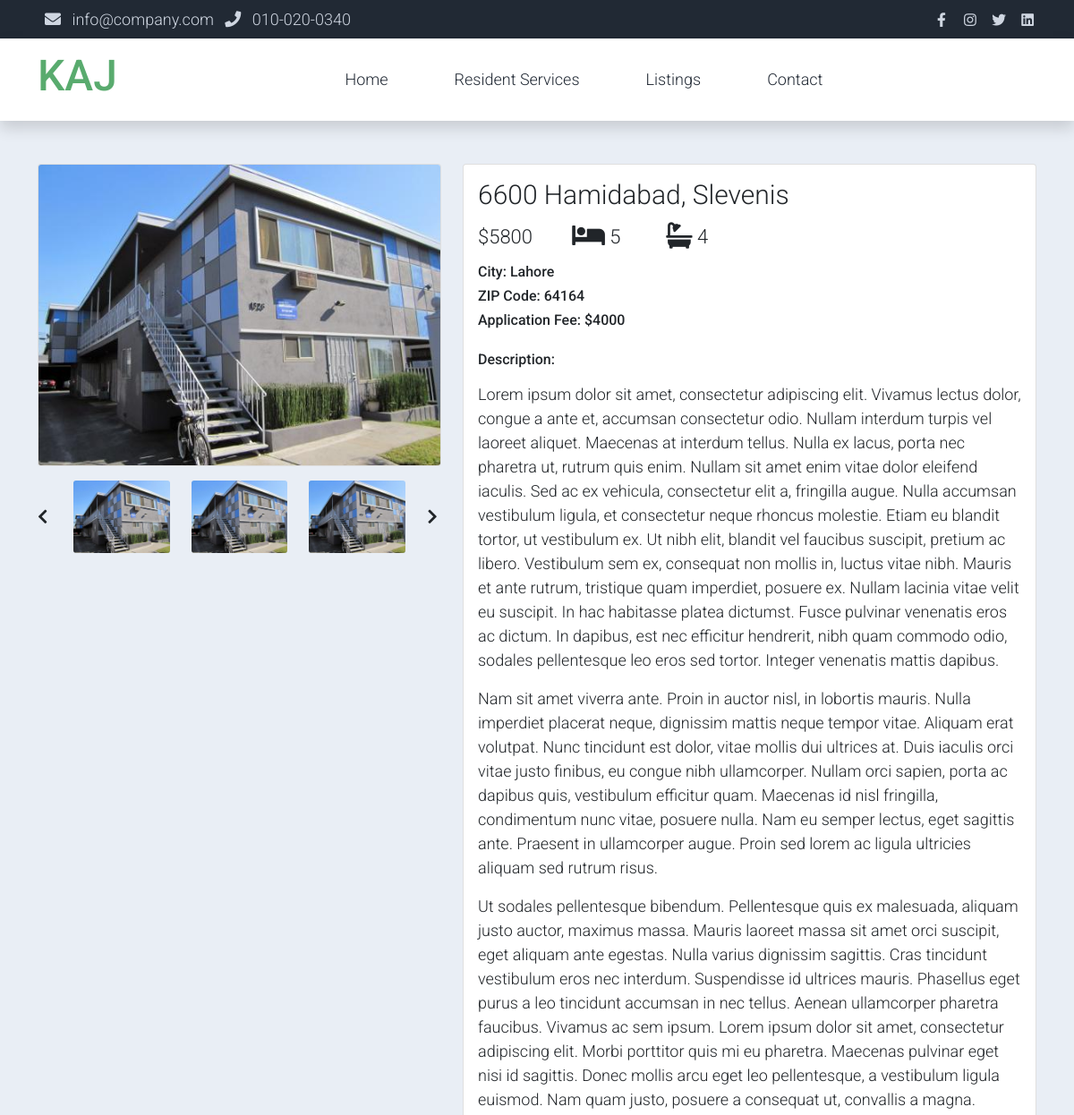
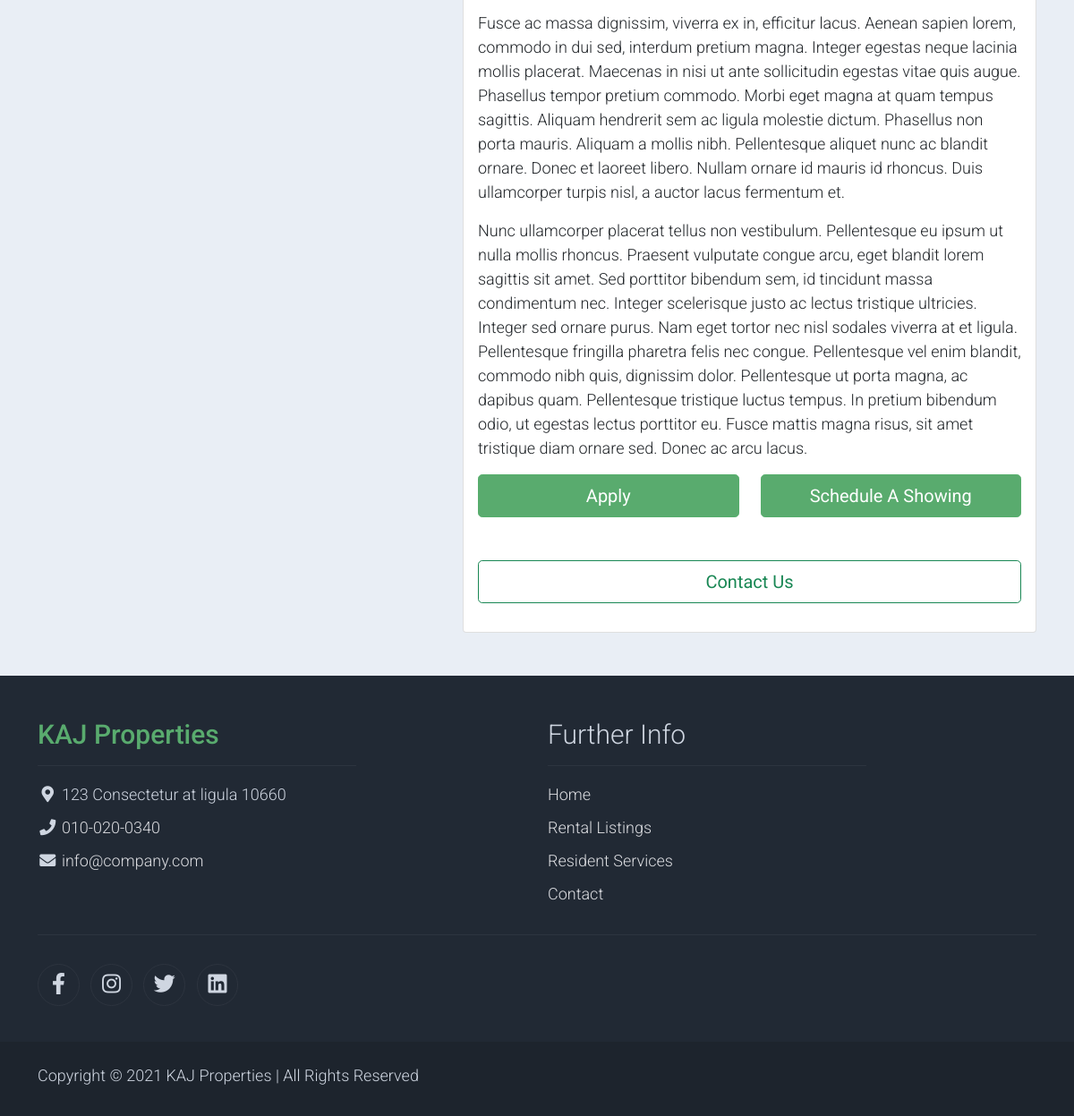
Screenshot of /listings/3 with the database file from the repository (2 pictures, top to bottom).
### main/models.py (models this page shows, shortened)
class Listing(models.Model):
    address = models.CharField(max_length=300, null=False, blank=False)
    zip_code = models.IntegerField(null=False, blank=False)
    city = models.CharField(max_length=100, null=False, blank=False)
    beds_count = models.IntegerField(default=1)
    baths_count = models.IntegerField(default=1)
    images = models.ManyToManyField('ListingImage', related_name='images', blank=True)
    price = models.IntegerField(null=False, blank=False)
    application_fee = models.IntegerField(null=False, blank=False, default=1)
    description = models.TextField(null=True, blank=True)
    def get_banner(self):
        return self.images.first().file.url

class ListingImage(models.Model):
    listing = models.ForeignKey(Listing, on_delete=models.CASCADE, related_name='listing')
    file = models.ImageField(upload_to='listing-images', null=False, blank=False)

### main/views.py (the view)
# urls.py: path('listings/<int:id>', views.listing_detail, name='listing-detail'),
def listing_detail(request, id):
    listing = Listing.objects.get(pk=id)
    listing_images = Paginator(listing.images.all().order_by('-id'), 3)
    image_groups = []
    for i in listing_images.page_range:
        image_groups.append(listing_images.page(i).object_list)
    return render(request, 'listing_detail.html', context={'listing': listing, 'image_groups': image_groups})

### main/templates/listing_detail.html (shortened to what this page needs)
{% extends 'base.html' %}
{% load static %}
{% block content %}
<section class="bg-light">
    <div class="container pb-5">
        <div class="row">
            <div class="col-lg-5 mt-5">
                <div class="card mb-3">
                    <img class="card-img img-fluid" src="{{ listing.get_banner }}"
                        alt="Card image cap" id="product-detail">
                </div>
                <div class="row">
                    <div class="col-1 align-self-center">
                        <a href="#multi-item-example" role="button" data-bs-slide="prev">
                            <i class="text-dark fas fa-chevron-left"></i>
                        </a>
                    </div>
                    <div id="multi-item-example" class="col-10 carousel slide carousel-multi-item"
                        data-bs-ride="carousel">
                        <div class="carousel-inner product-links-wap" role="listbox">
                            {% for group in image_groups %}
                                <div class="carousel-item {% if forloop.counter == 1 %} active {% endif %}">
                                    <div class="row">
                                        {% for image in group %}
                                            <div class="col-4">
                                                <a href="#">
                                                    <img class="card-img img-fluid"
                                                        src="{{ image.file.url }}"
                                                        alt="Product Image 1">
                                                </a>
                                            </div>
                                        {% endfor %}
                                    </div>
                                </div>
                            {% endfor %}
                        </div>
                    </div>
                    <div class="col-1 align-self-center">
                        <a href="#multi-item-example" role="button" data-bs-slide="next">
                            <i class="text-dark fas fa-chevron-right"></i>
                        </a>
                    </div>
                </div>
            </div>
            <div class="col-lg-7 mt-5">
                <div class="card">
                    <div class="card-body">
                        <h1 class="h2">{{ listing.address }}</h1>
                        <div class="row">
                            <div class="col-md-2 h3 py-2">${{ listing.price }}</div>
                            <div class="col-md-2 h3 py-2"> <i class="fas fa-bed fa-lg"></i> {{ listing.beds_count }}</div>
                            <div class="col-md-2 h3 py-2"><i class="fas fa-bath fa-lg"></i> {{ listing.baths_count }}</div>
                        </div>
                        <ul class="list-inline">
                            <li class="list-inline-item">
                                <h6>City: {{ listing.city }}</h6>
                                <h6>ZIP Code: {{ listing.zip_code }}</h6>
                                <h6>Application Fee: ${{ listing.application_fee }}</h6>
                            </li>
                        </ul>
                        <h6>Description:</h6>
                        <p>
                            {{ listing.description|linebreaks }}
                        </p>
                        <div class="row pb-3">
                            <div class="col-md-6 d-grid">
                                <button type="submit" class="btn btn-success btn-lg" name="submit" value="apply">Apply</button>
                            </div>
                            <div class="col-md-6 d-grid">
                                <button type="submit" class="btn btn-success btn-lg" name="submit" value="schedule">Schedule A Showing</button>
                            </div>
                            <div class="col d-grid mt-5">
                                <button type="submit" class="btn btn-outline-success btn-lg" name="submit" value="contact">Contact Us</button>
                            </div>
                        </div>
                    </div>
                </div>
            </div>
        </div>
    </div>
</section>
{% endblock content %}

### main/static/assets/css/templatemo.css (style rules this page uses)
body, ul, li, p, a, label, input, div { font-family: 'Roboto', sans-serif; font-size: 18px !important; font-weight: 300 !important; }
.h2 { font-family: 'Roboto', sans-serif; font-size: 30px !important; font-weight: 300; }
.h3 { font-family: 'Roboto', sans-serif; font-size: 22px !important; }
.bg-light { background-color: #e9eef5 !important; }
.btn-success { background-color: #59ab6e !important; border-color: #56ae6c !important; }

### rows the page displays
Listing: get_banner (picture), address "6600 Hamidabad, Slevenis", price "5800", beds_count "5", baths_count "4", city "Lahore", zip_code "64164", application_fee "4000", description "Lorem ipsum dolor sit amet, consectetur adipiscing elit. Vivamus lectus dolor, congue a ante et, accumsan consectetur odio. Nullam interdum turpis vel laoreet aliquet. Maecenas at interdum tellus. Nulla ex lacus, porta nec pharetra ut, rutrum quis enim. Nullam sit amet enim vitae dolor eleifend iaculis. Sed ac ex vehicula, consectetur elit a, fringilla augue. Nulla accumsan vestibulum ligula, et consectetur neque rhoncus molestie. Etiam eu blandit tortor, ut vestibulum ex. Ut nibh elit, blandit vel faucibus suscipit, pretium ac libero. Vestibulum sem ex, consequat non mollis in, luctus vitae nibh. Mauris et ante rutrum, tristique quam imperdiet, posuere ex. Nullam lacinia vitae velit eu…"
ListingImage: file (picture)
ListingImage: file (picture)
ListingImage: file (picture)
